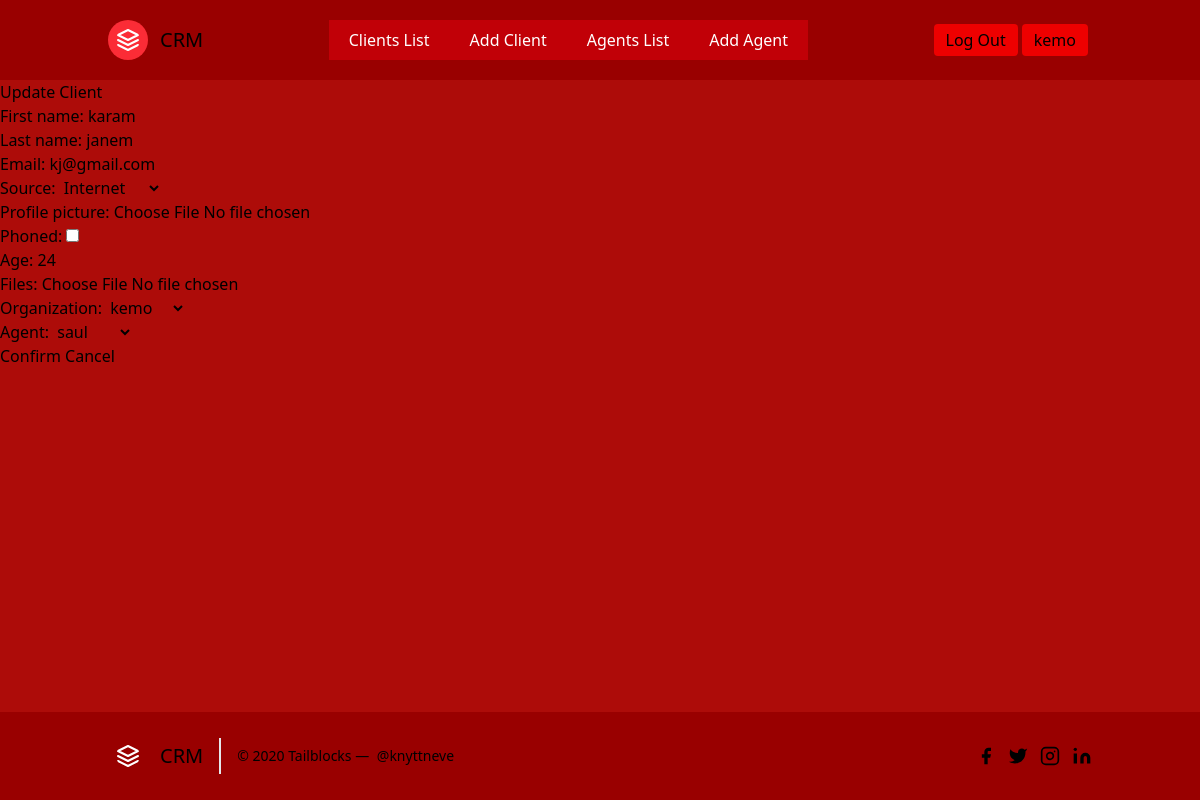
Page /leads/3/update/ (signed in) on the committed database.
### accounts/models.py (models this page shows, shortened)
class User(AbstractUser):
    is_organizor = models.BooleanField(default=True)
    is_agent = models.BooleanField(default=False)

### leads/models.py (models this page shows, shortened)
class Client(models.Model): #this class stores the records of clients
    source_options = (
        ('1', 'Internet'),
        ('2', 'Newsletter'),
        ('3', 'TV'),
        ('4', 'Other')
    )
    first_name = models.CharField(max_length=40)
    last_name = models.CharField(max_length=40)
    email = models.EmailField()
    source = models.CharField(max_length=50, choices=source_options)
    profile_picture = models.ImageField(blank=True, null=True)
    phoned = models.BooleanField(default=False)
    age = models.IntegerField(validators=[MinValueValidator(18), MaxValueValidator(120)])
    files = models.FileField(blank=True, null=True)
    organization = models.ForeignKey(Organization, on_delete=models.CASCADE)
    agent = models.ForeignKey(Agent, on_delete=models.SET_NULL, null=True, blank=True)

### leads/views.py (the view, shortened to what this page needs)
# urls.py: path('<int:pk>/update/', LeadUpdateView.as_view(), name='lead-update'),
class LeadUpdateView(LoginRequiredMixin, UpdateView):
    template_name = 'lead/lead_update.html'
    form_class = ClientForm
    queryset = Client.objects.all()
    def get_queryset(self):
        user = self.request.user
        if user.is_organizor:
            queryset = Client.objects.filter(organization__user=user)
        elif user.is_agent:
            queryset = Client.objects.filter(agent__user=user)
        return queryset

### leads/forms.py
class ClientForm(forms.ModelForm):
    class Meta:
        model = Client
        fields = '__all__'

### accounts/models.py (called while the page is built)
    def __str__(self):
        return self.user.username

### agents/models.py (called while the page is built)
    def __str__(self):
        return self.user.username

### leads/templates/lead/lead_update.html (shortened to what this page needs)
{% extends 'partials/base.html' %}
{% block content %}
<h2>Update Client</h2>
<form method="post" >
    {{ form.as_p }}
		<p class="form-buttons">
			<input type="submit" class="btn btn-primary" value="Confirm">
			<a href="{% url 'leads:lead-detail' client.pk %}" class="btn btn-outline">Cancel</a>
		</p>
</form>
{% endblock %}

### leads/templates/partials/header.html (shortened to what this page needs)
 <div class="header">
<header class="text-black-600 body-font" style="background-color:#990000">
  <div class="container mx-auto flex flex-wrap p-5 flex-col md:flex-row items-center">
    <a class="flex title-font font-medium items-center text-gray-900 mb-4 md:mb-0">
     <a href="{% url 'landing-page' %}"> </a>
      <span class="ml-3 text-xl">CRM</span>
    </a>
    {% if request.user.is_authenticated %}
    <nav class="md:ml-auto md:mr-auto flex flex-wrap items-center text-base justify-center">
          <a href="{% url 'leads:lead-list' %}"> <button class=" text-white bg-red-700 border-0 py-2 px-5  hover:bg-red-600 ">Clients List</button></a>
          <a href="{% url 'leads:lead-add' %}"> <button class=" text-white bg-red-700 border-0 py-2 px-5  hover:bg-red-600 ">Add Client</button></a>
    {% if request.user.is_organizor %}
        <a href="{% url 'agents:agent-list' %}"> <button class="  text-white bg-red-700 border-0 py-2 px-5  hover:bg-red-600 ">Agents List</button></a>
        <a href="{% url 'agents:agent-form' %}"> <button class="  text-white bg-red-700 border-0 py-2 px-5  hover:bg-red-600 ">Add Agent</button></a>
    {% endif %}
    </nav>
    <a href="{% url 'account_logout' %}"><button   class=" mr-1 inline-flex items-center border-0 py-1 px-3 focus:outline-none hover:bg-gray-200 rounded text-base mt-4 md:mt-0" style="background-color:#ee0000">Log Out
    </button></a>
    <a href="#"><button  class=" mr-1 inline-flex items-center border-0 py-1 px-3 focus:outline-none hover:bg-gray-200 rounded text-base mt-4 md:mt-0" style="background-color:#ee0000">{{ request.user.username }}
    </button></a>
    {% endif %}
  </div>
</header>
 </div>
<main width

### rows in the picture
User: user.username "kemo"
Client: first_name "karam", last_name "janem", email "kj@gmail.com", source "Internet", age "24", organization "kemo", agent "saul"
